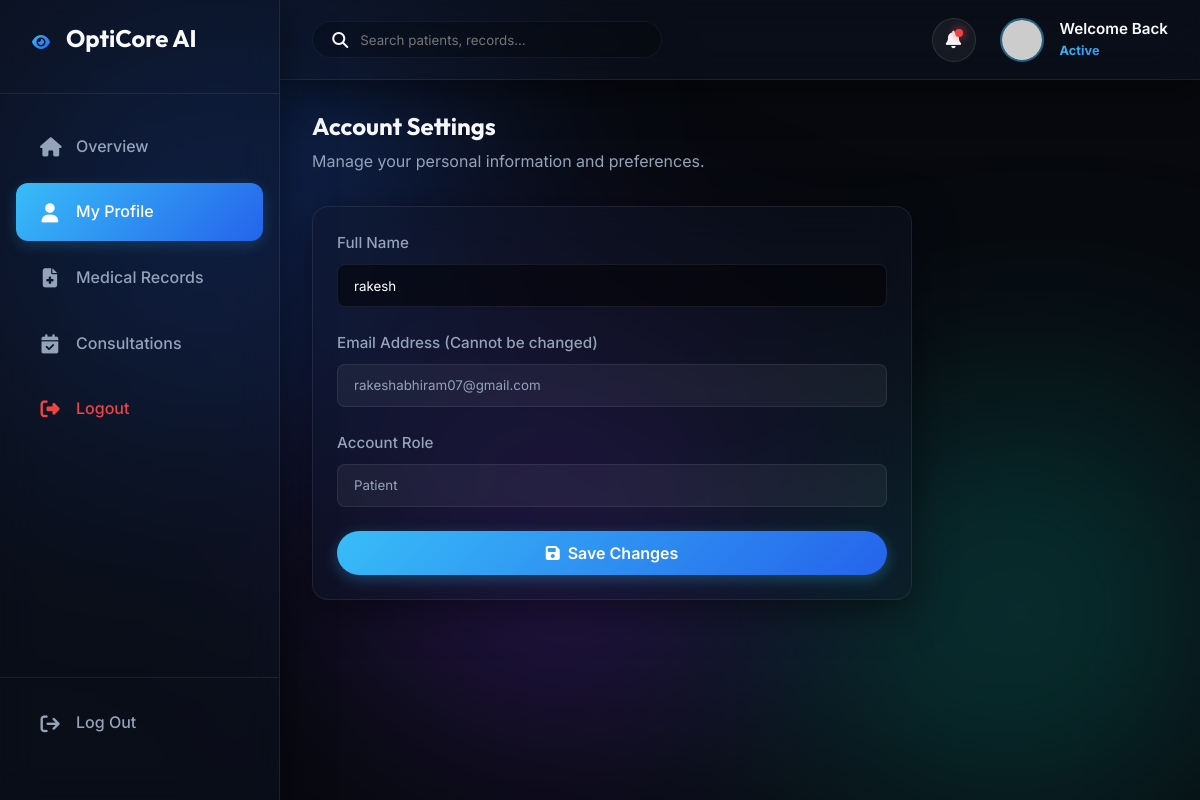
Screenshot of /profile (signed in) with the database file from the repository.
### app.py (models this page shows)
class User(UserMixin, db.Model):
    id = db.Column(db.Integer, primary_key=True)
    full_name = db.Column(db.String(100), nullable=False)
    email = db.Column(db.String(100), unique=True, nullable=False)
    password_hash = db.Column(db.String(255), nullable=False)
    role = db.Column(db.String(20), default='patient') # patient, doctor, admin
    is_active_account = db.Column(db.Boolean, default=True) # for admin suspension
    specialty = db.Column(db.String(100), nullable=True) # for doctors
    bio = db.Column(db.Text, nullable=True)
    created_at = db.Column(db.DateTime, default=datetime.datetime.utcnow)

### app.py (the view, shortened to what this page needs)
@app.route('/profile', methods=['GET', 'POST'])
@login_required
def profile():
    return render_template('profile.html')

### app.py (called while the page is built)
@login_manager.user_loader
def load_user(user_id):
    return db.session.get(User, int(user_id))

### templates/profile.html (shortened to what this page needs)
{% extends 'base.html' %}
{% set use_sidebar = True %}
{% block sidebar_menu %}
<li><a href="{{ url_for('dashboard') if current_user.role == 'patient' else url_for('doctor_dashboard') if current_user.role == 'doctor' else url_for('admin_dashboard') }}" class="sidebar-link"><i class="fa-solid fa-house"></i> Overview</a></li>
<li><a href="{{ url_for('profile') }}" class="sidebar-link active"><i class="fa-solid fa-user"></i> My Profile</a></li>
{% if current_user.role in ['patient', 'doctor'] %}
<li><a href="{{ url_for('records') }}" class="sidebar-link"><i class="fa-solid fa-file-medical"></i> Medical Records</a></li>
<li><a href="{{ url_for('consultations') }}" class="sidebar-link"><i class="fa-solid fa-calendar-check"></i> Consultations</a></li>
{% endif %}
<li><a href="{{ url_for('logout') }}" class="sidebar-link" style="color: #ef4444;"><i class="fa-solid fa-right-from-bracket"></i> Logout</a></li>
{% endblock %}
{% block app_content %}
<div class="flex items-center" style="justify-content: space-between; margin-bottom: 2rem;">
    <div>
        <h2>Account Settings</h2>
        <p class="text-secondary">Manage your personal information and preferences.</p>
    </div>
</div>
<div class="glass-effect data-card" style="max-width: 600px;">
    <form action="{{ url_for('profile') }}" method="POST">
        <div style="margin-bottom: 1.5rem;">
            <label class="form-label">Full Name</label>
            <input type="text" name="full_name" class="form-control" value="{{ current_user.full_name }}" required style="background: rgba(0,0,0,0.5);">
        </div>
        <div style="margin-bottom: 1.5rem;">
            <label class="form-label">Email Address (Cannot be changed)</label>
            <input type="email" class="form-control" value="{{ current_user.email }}" disabled style="background: rgba(255,255,255,0.05); color: #94a3b8; cursor: not-allowed;">
        </div>
        <div style="margin-bottom: 1.5rem;">
            <label class="form-label">Account Role</label>
            <input type="text" class="form-control" value="{{ current_user.role|title }}" disabled style="background: rgba(255,255,255,0.05); color: #94a3b8; cursor: not-allowed;">
        </div>
        <button type="submit" class="btn btn-primary w-full"><i class="fa-solid fa-save"></i> Save Changes</button>
    </form>
</div>
{% endblock %}

### static/css/style.css (style rules this page uses)
:root { --bg-dark: #07090e; --bg-card: rgba(15, 23, 42, 0.6); --text-primary: #f8fafc; --text-secondary: #94a3b8; --primary-gradient: linear-gradient(135deg, #38bdf8 0%, #2563eb 100%); --accent: #10b981; --accent-gradient: linear-gradient(135deg, #10b981 0%, #059669 100%); --danger-gradient: linear-gradient(135deg, #f43f5e 0%, #e11d48 100%); --glass-bg: rgba(15, 23, 42, 0.4); --glass-border: rgba(255, 255, 255, 0.08); --font-heading: 'Outfit', sans-serif; --font-body: 'Inter', sans-serif; --shadow-lg: 0 10px 40px rgba(0, 0, 0, 0.5); }
* { margin: 0; padding: 0; box-sizing: border-box; }
body { background-color: var(--bg-dark); color: var(--text-primary); font-family: var(--font-body); min-height: 100vh; position: relative; overflow-x: hidden; line-height: 1.6; }
h1, h2, h3, h4, h5 { font-family: var(--font-heading); margin-bottom: 0.5rem; line-height: 1.2; }
.text-secondary { color: var(--text-secondary); }
.flex { display: flex; }
.items-center { align-items: center; }
.w-full { width: 100%; }
.glass-effect { background: var(--glass-bg); backdrop-filter: blur(20px); -webkit-backdrop-filter: blur(20px); border: 1px solid var(--glass-border); border-radius: 16px; box-shadow: var(--shadow-lg); }
.btn { display: inline-flex; align-items: center; justify-content: center; gap: 0.5rem; padding: 0.75rem 1.5rem; border-radius: 50px; border: none; font-weight: 600; font-size: 1rem; font-family: var(--font-body); cursor: pointer; transition: all 0.3s ease; text-decoration: none; }
.btn-primary { background: var(--primary-gradient); color: white; box-shadow: 0 4px 15px rgba(56, 189, 248, 0.3); }
.app-layout { overflow: hidden; height: 100vh; }
.sidebar-link { display: flex; align-items: center; gap: 1rem; padding: 1rem 1.5rem; color: var(--text-secondary); text-decoration: none; border-radius: 12px; margin-bottom: 0.5rem; transition: all 0.2s; font-weight: 500; }
.sidebar-link i { font-size: 1.2rem; width: 20px; text-align: center; transition: color 0.2s; }
.sidebar-link.active { background: var(--primary-gradient); color: white; box-shadow: 0 4px 15px rgba(56, 189, 248, 0.2); }
.sidebar-link.active i { color: white; }
.data-card { padding: 1.5rem; }
.form-label { display: block; margin-bottom: 0.5rem; color: var(--text-secondary); font-weight: 500; font-size: 0.95rem; }
.form-control { width: 100%; padding: 0.8rem 1rem; background: rgba(0,0,0,0.2); border: 1px solid var(--glass-border); border-radius: 8px; color: white; font-family: var(--font-body); outline: none; transition: border-color 0.3s; }

### rows the page displays
User: full_name "rakesh", email "rakeshabhiram07@gmail.com", role "Patient"
